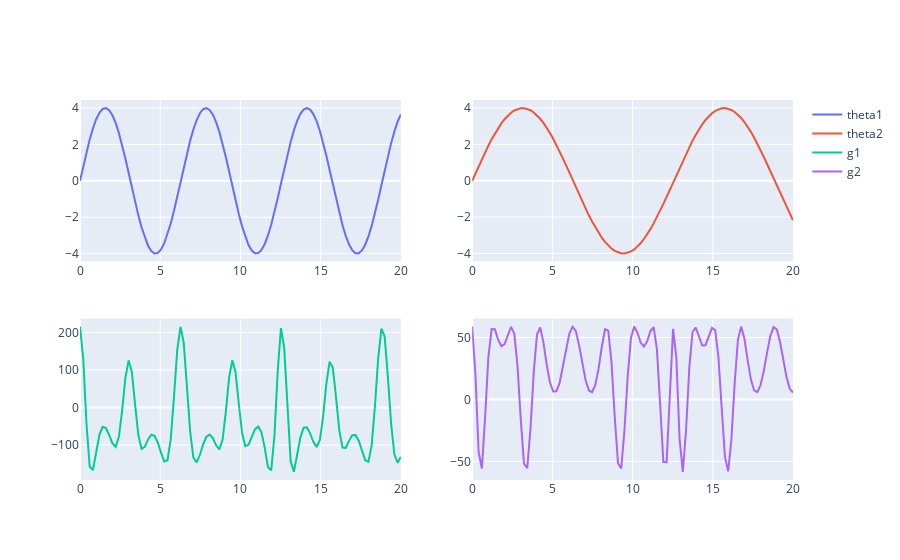

The cell this chart's notebook holds for it:
### Code cell
fig = make_subplots(rows=2, cols=2)
fig.add_trace(go.Scatter(x=time, y=equation_1(time), name = 'theta1'), row=1, col=1)
fig.add_trace(go.Scatter(x=time, y=equation_2(time), name = 'theta2'), row=1, col=2)
fig.add_trace(go.Scatter(x=time, y=equation_3(time), name = 'g1'), row=2, col=1)
fig.add_trace(go.Scatter(x=time, y=equation_4(time), name = 'g2'), row=2, col=2)
fig
